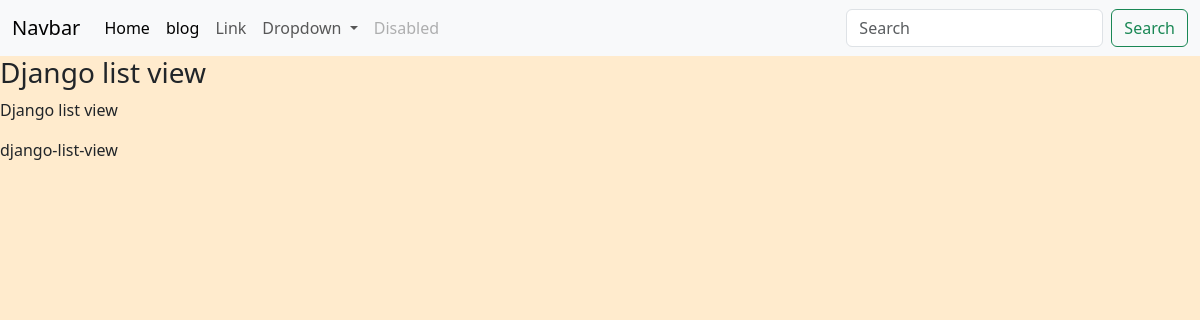
The app's page /blog/detail/2 with its own data.
### blog/models.py (models this page shows, shortened)
class Article(models.Model):
    title=models.CharField(max_length=50)
    images=models.ImageField(upload_to='blog',blank=True)
    description=models.TextField()
    slug=models.SlugField(null=True)

### blog/views.py (the view)
# urls.py: path('detail/<int:pk>', ArticleDetailview.as_view(), name='article-detail'),
class ArticleDetailview(DetailView):
    template_name='blog/article_detail.html'
    def get_object(self):
        id= self.kwargs.get('pk')
        return get_object_or_404(Article,pk=id)

### templates/blog/article_detail.html
{% extends "base.html" %}
{% block content %}
<div class='row'>
            <div class='col-md-4'>
                <h3>{{object.title}}</h3>
                <p>{{object.description}}
                <p>{{object.slug}}
            </div>
</div>
{% endblock content %}

### static/css/style.css (style rules this page uses)
body { background-color: blanchedalmond; }

### records on screen
Article: title "Django list view", description "Django list view", slug "django-list-view"
